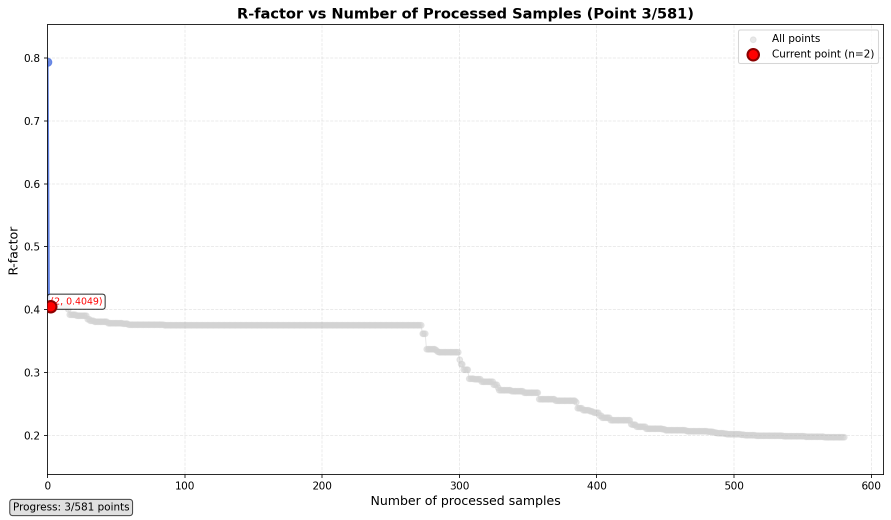
#> input picture data/Fe2O3/R-factor/frame_0002.png, 1782 x 1040 px (shown at 1/2 size); its folder holds only this picture in this run
$ python mp4.py
#> lines starting #> are read from the running program, lines starting #| are printed output that depends on the picture
import os
import re
import glob
import numpy as np
import matplotlib.pyplot as plt
import matplotlib.gridspec as gridspec
from matplotlib.animation import FuncAnimation, FFMpegWriter
from PIL import Image

class MultiFolderAnimation:
    def __init__(self, folders, output_file='animation.mp4', fps=30, resize_images=False, image_size=(400, 300)):

#> called with output_file = 'four_folders_animation.mp4', fps = 30, resize_images = True, image_size = (400, 300)
        self.folders = folders
        self.output_file = output_file
        self.fps = fps
        self.resize_images = resize_images
        self.image_size = image_size


        self.image_paths = []

        for i, folder in enumerate(folders):
            print(f"Processing folder {i+1}: {folder}")

            if not os.path.exists(folder):
                print(f"Error: Folder does not exist: {folder}")
                continue

            image_extensions = ['*.png', '*.jpg', '*.jpeg', '*.bmp', '*.tiff']
            all_paths = []
            for ext in image_extensions:
                all_paths.extend(glob.glob(os.path.join(folder, f"*{ext}")))

            if not all_paths:
                print(f"Warning: No image files found in folder {folder}")
                self.image_paths.append([])
                continue

            def extract_number(filename):
                numbers = re.findall(r'\d+', os.path.basename(filename))
                return int(numbers[-1]) if numbers else 0

            all_paths.sort(key=extract_number)
            self.image_paths.append(all_paths)

        if self.image_paths:
            min_len = min(len(paths) for paths in self.image_paths)
            for i in range(len(self.image_paths)):
                if len(self.image_paths[i]) > min_len:
                    self.image_paths[i] = self.image_paths[i][:min_len]
                else:

                    self.image_paths[i].extend([None] * (min_len - len(self.image_paths[i])))
            print(f"All folders processed. Minimum number of frames across folders: {min_len}")
        else:
            print("No valid image paths found in any folder. Exiting.")
            return

        n = len(folders)
        if n == 1:
            fig, axes = plt.subplots(1, 1, figsize=(6, 6))
            axes = [axes]
        elif n == 2:
            fig, axes = plt.subplots(1, 2, figsize=(12, 6))
        elif n == 3:

            fig = plt.figure(figsize=(12, 8))
            gs = gridspec.GridSpec(2, 2, height_ratios=[1, 1])
            ax1 = fig.add_subplot(gs[0, :])
            ax2 = fig.add_subplot(gs[1, 0])
            ax3 = fig.add_subplot(gs[1, 1])
            axes = [ax1, ax2, ax3]
        elif n == 4:
            fig, axes = plt.subplots(2, 2, figsize=(12, 8))
            axes = axes.flatten()
        else:

            cols = int(np.ceil(np.sqrt(n)))
            rows = int(np.ceil(n / cols))
            fig, axes = plt.subplots(rows, cols, figsize=(cols*4, rows*3))
            axes = axes.flatten()

        self.fig = fig
        self.axes = axes[:n]

        self.img_plots = [None] * n

        for i, ax in enumerate(self.axes):
            ax.axis('off')
            folder_name = os.path.basename(folders[i])
            ax.set_title(folder_name, fontsize=14, fontweight='bold')

        for ax in axes[n:]:
            ax.set_visible(False)

        plt.tight_layout()

    def load_image(self, path):

#> called with path = 'data/Fe2O3/R-factor/frame_0002.png'
        if path is None:
            size = self.image_size
            return np.ones((size[1], size[0], 3), dtype=np.uint8) * 255

        try:
            img = Image.open(path)
#> img is the input picture: PIL image 1782x1040 RGBA; mean R, G, B, A 250.6, 250.4, 250.5, 255
            if img.mode == 'RGBA':
                rgb_img = Image.new('RGB', img.size, (255, 255, 255))
#> rgb_img: PIL image 1782x1040 RGB; every value is 255
                rgb_img.paste(img, mask=img.split()[3])
                img = rgb_img
            elif img.mode != 'RGB':
                img = img.convert('RGB')
            if self.resize_images:
                img = img.resize(self.image_size, Image.Resampling.LANCZOS)
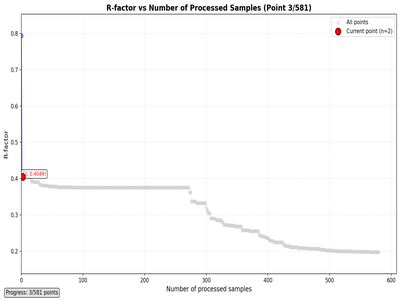
#> img: PIL image 400x300 RGB; mean R, G, B 250.2, 250.1, 250.1
            return np.array(img)
        except Exception as e:

            size = self.image_size
            return np.ones((size[1], size[0], 3), dtype=np.uint8) * 255

    def update_frame(self, frame_idx):

        total_frames = len(self.image_paths[0])
        if frame_idx >= total_frames:
            return self.img_plots

        n = len(self.image_paths)
        for i in range(n):
            if frame_idx < len(self.image_paths[i]):
                img_path = self.image_paths[i][frame_idx]
                img_array = self.load_image(img_path)
                height, width = img_array.shape[:2]
#> height = 300; width = 400
                extent = (-0.5, width - 0.5, height - 0.5, -0.5)
#> extent = (-0.5, 399.5, 299.5, -0.5)
                if self.img_plots[i] is None:
                    self.img_plots[i] = self.axes[i].imshow(img_array, extent=extent)
                else:
                    self.img_plots[i].set_data(img_array)
                    self.img_plots[i].set_extent(extent)
                self.axes[i].set_xlim(-0.5, width - 0.5)
                self.axes[i].set_ylim(height - 0.5, -0.5)

        ###self.fig.suptitle(f'Frame: {frame_idx+1}/{total_frames}', fontsize=16, fontweight='bold',x=0.02,y=0.9)
        return self.img_plots

    def create_animation(self):

        if not self.image_paths or not self.image_paths[0]:
            print("No valid image paths found. Cannot create animation.")
            return

        total_frames = len(self.image_paths[0])

#> (the run stopped early here; a loop or call above may not have finished)
